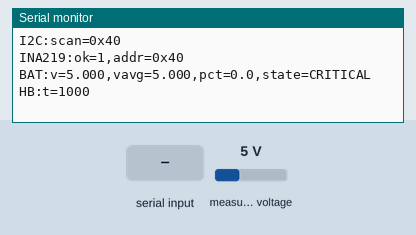
Simulated run of this sketch. Board: ESP32-S3. On the bench: the last lines printed to the serial monitor. The test bench sets the inputs (shaded band); at power-on: measured voltage 5 V.

Above: at 1.2 s.
1.3 s: measured voltage set to 0.3 V
At 2.7 s:
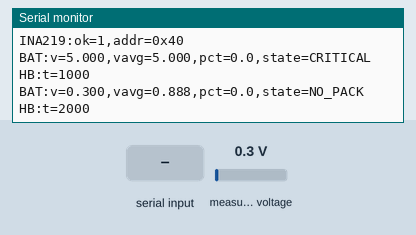
4.3 s: "PING\n" received over Serial
At 4.9 s:
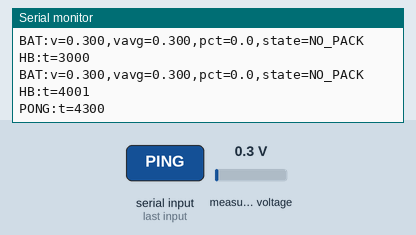
5.8 s: "STATUS\n" received over Serial
At 7.2 s:
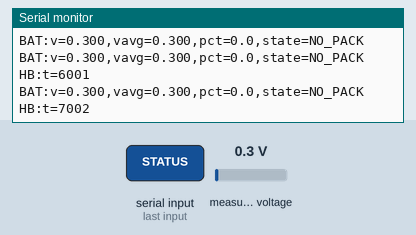
7.3 s: measured voltage set to 11.2 V
At 8.6 s:
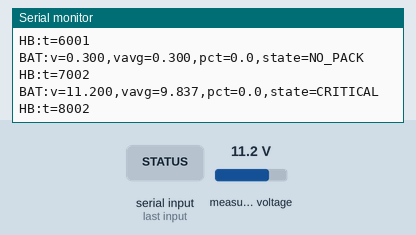
10.3 s: "1\n" received over Serial
At 10.9 s:
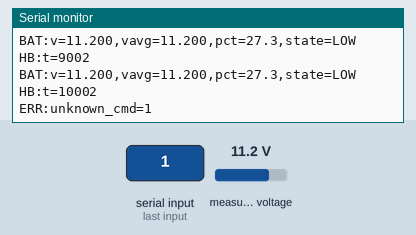
11.8 s: measured voltage set to 14.7 V
At 12.8 s:
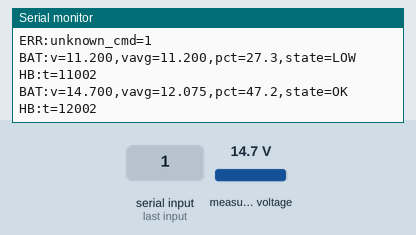
Timing chart, 0 to 14.8 s (numbered marks = the images above; inputs shaded):
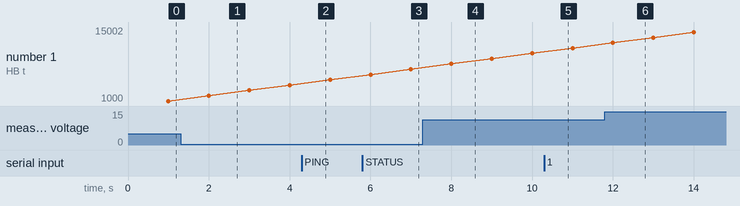

Measured:
- after the input at 1.3 s, the serial monitor: prints a new line after 0.70 s (image 1)
- after the input at 4.3 s, the serial monitor: prints a new line at once (image 2)
- after the input at 5.8 s, the serial monitor: prints a new line at once (image 3)
- after the input at 7.3 s, the serial monitor: prints a new line after 0.70 s (image 4)
- after the input at 10.3 s, the serial monitor: prints a new line at once (image 5)
- after the input at 11.8 s, the serial monitor: prints a new line after 0.20 s (image 6)
- plotted number 1: 5001 → 7002 after the input at 5.8 s

The sketch:

battery_monitor_s3.ino
```cpp
/*
 * ============================================================================
 * KPatrol — Battery Monitor (ESP32-S3 + INA219, Vbus-only mode) — DEPRECATED
 * ============================================================================
 *
 * !!! DEPRECATED — kept only as a standalone bench/diagnostic sketch !!!
 *
 * Production now consolidates the INA219 read into the single motor-controller
 * sketch:  firmware/controller_four_motors_mecanum/controller_four_motors_mecanum.ino
 * (look for #define INA219_ADDR and printBatteryCompact()).
 *
 * Only one ESP32-S3 ships on the robot, and it runs the motor + IMU + battery
 * firmware as one binary. This sketch remains useful for bench testing the
 * INA219 module in isolation when diagnosing wiring/I²C issues — but do NOT
 * flash it to the production board.
 *
 * Purpose (historical)
 *   Standalone firmware for a dedicated battery-monitor ESP32-S3.
 *   Reads bus voltage from INA219, applies a moving-average filter, classifies
 *   pack state for an LFP 4S battery, and streams telemetry over native USB
 *   serial to the Raspberry Pi at 115200 bps.
 *
 * Wiring (Vbus-only mode — NO current measurement)
 *   INA219 VCC   → ESP32-S3 3V3
 *   INA219 GND   → ESP32-S3 GND  (also tied to LFP pack GND)
 *   INA219 SDA   → ESP32-S3 GPIO 19
 *   INA219 SCL   → ESP32-S3 GPIO 20
 *   INA219 VIN+  ──┐
 *                  ├── shorted, both tied to LFP+ (12V bus) — 0 A through shunt
 *   INA219 VIN−  ──┘
 *
 *   The 0.1Ω / 2W on-module shunt sees ~0 A so we only trust getBusVoltage_V().
 *   NEVER place the shunt in series with the motor load — it will burn at >3 A.
 *
 * Telemetry (out, ASCII lines @ 115200, terminated by '\n')
 *   BOOT:battery-mon-s3-v1.0,sda=19,scl=20,addr=0x40
 *   HB:t=<ms_since_boot>                                — every 1 s
 *   BAT:v=<vbus>,vavg=<filtered>,pct=<percent>,state=<S> — every 1 s
 *   I2C:scan=<list>                                     — on demand / on retry
 *
 *   State S ∈ { NO_PACK | CRITICAL | LOW | OK | HIGH }
 *
 * Commands (in, ASCII lines, terminated by '\n' or '\r\n')
 *   PING        → PONG:t=<ms>
 *   STATUS      → emits a BAT line immediately + a short META line
 *   SCAN        → re-runs I2C scan
 *
 * LFP 4S pack thresholds (volts)
 *   V_EMPTY      = 10.0   (≈ 2.50 V/cell — hard cutoff)
 *   V_CRITICAL   = 10.4   (≈ 2.60 V/cell — stop motors, RTH)
 *   V_LOW        = 11.0   (≈ 2.75 V/cell — warn the operator)
 *   V_FULL       = 14.4   (≈ 3.60 V/cell — rest voltage when full)
 *   V_OVER       = 15.0   (above this → wrong pack / wrong wiring)
 *   Hysteresis   = 0.2 V on every transition (avoid flapping near boundary)
 *
 * Arduino IDE settings
 *   Board:   "ESP32S3 Dev Module"
 *   USB CDC On Boot: Enabled
 *   Upload Mode: UART0 (USB CDC will work after first boot)
 *   Upload Speed: 921600
 *   Flash Size: 4MB (or 8MB depending on module)
 *   PSRAM: Disabled
 *   Baud:    115200
 *   Library: "Adafruit INA219" by Adafruit (via Library Manager)
 *
 * ============================================================================
 */

#include <Wire.h>
#include <Adafruit_INA219.h>

// ─── Pin / bus config — MUST stay in sync with the main motor firmware ──────
#define I2C_SDA_PIN     19
#define I2C_SCL_PIN     20
#define I2C_FREQ_HZ     100000UL    // 100 kHz — safe for INA219
#define INA219_ADDR     0x40        // A0=A1=GND

// ─── LFP 4S pack thresholds (volts) ────────────────────────────────────────
static constexpr float V_EMPTY     = 10.0f;
static constexpr float V_CRITICAL  = 10.4f;
static constexpr float V_LOW       = 11.0f;
static constexpr float V_FULL      = 14.4f;
static constexpr float V_OVER      = 15.0f;
static constexpr float V_NO_PACK   = 1.0f;   // anything below = no battery
static constexpr float HYST_V      = 0.2f;

// ─── Cadence (ms) ──────────────────────────────────────────────────────────
static constexpr uint32_t SAMPLE_PERIOD_MS = 100;   // 10 Hz raw sample
static constexpr uint32_t EMIT_PERIOD_MS   = 1000;  // 1 Hz telemetry
static constexpr uint32_t HB_PERIOD_MS     = 1000;  // 1 Hz heartbeat
static constexpr uint32_t RETRY_PERIOD_MS  = 2000;  // recover after I2C failure

// ─── Moving-average filter ─────────────────────────────────────────────────
static constexpr uint8_t MA_WINDOW = 8;

enum PackState : uint8_t {
  STATE_NO_PACK  = 0,
  STATE_CRITICAL = 1,
  STATE_LOW      = 2,
  STATE_OK       = 3,
  STATE_HIGH     = 4,
};

static const char* state_name(PackState s) {
  switch (s) {
    case STATE_NO_PACK:  return "NO_PACK";
    case STATE_CRITICAL: return "CRITICAL";
    case STATE_LOW:      return "LOW";
    case STATE_OK:       return "OK";
    case STATE_HIGH:     return "HIGH";
  }
  return "?";
}

// ─── Globals ───────────────────────────────────────────────────────────────
Adafruit_INA219 ina219(INA219_ADDR);
bool      ina_ok          = false;
uint32_t  t_last_sample   = 0;
uint32_t  t_last_emit     = 0;
uint32_t  t_last_hb       = 0;
uint32_t  t_last_retry    = 0;

float     ma_buf[MA_WINDOW] = {0};
uint8_t   ma_idx            = 0;
uint8_t   ma_count          = 0;
float     vbus_last         = 0.0f;
float     vbus_avg          = 0.0f;
PackState state             = STATE_NO_PACK;

String    cmd_buf;

// ─── Battery % (linear approximation across V_EMPTY..V_FULL) ────────────────
//
// LFP discharge curve is famously flat (~13.2 V from 95% → 15%), so this
// linear mapping is intentionally conservative — it under-reports near the
// flat region. Acceptable for an "is the pack OK?" indicator; not a fuel gauge.
static float battery_pct_lfp4s(float vbus) {
  const float span = V_FULL - V_EMPTY;
  if (span <= 0.0f) return 0.0f;
  float p = (vbus - V_EMPTY) / span;
  if (p < 0.0f) p = 0.0f;
  if (p > 1.0f) p = 1.0f;
  return p * 100.0f;
}

// ─── State classifier with hysteresis ───────────────────────────────────────
//
// We require the voltage to cross the threshold by HYST_V before downgrading,
// and by HYST_V (the other way) before upgrading. Prevents flapping at the
// boundary when the pack sags under load and recovers.
static PackState classify(float v, PackState prev) {
  if (v < V_NO_PACK) return STATE_NO_PACK;

  // Use thresholds shifted by hysteresis depending on direction.
  switch (prev) {
    case STATE_NO_PACK:
      if (v >= V_NO_PACK + HYST_V) {
        if      (v >= V_OVER)     return STATE_HIGH;
        else if (v >= V_LOW)      return STATE_OK;
        else if (v >= V_CRITICAL) return STATE_LOW;
        else                      return STATE_CRITICAL;
      }
      return STATE_NO_PACK;

    case STATE_CRITICAL:
      if (v >= V_CRITICAL + HYST_V) return STATE_LOW;
      return STATE_CRITICAL;

    case STATE_LOW:
      if (v < V_CRITICAL - HYST_V) return STATE_CRITICAL;
      if (v >= V_LOW + HYST_V)     return STATE_OK;
      return STATE_LOW;

    case STATE_OK:
      if (v >= V_OVER)             return STATE_HIGH;
      if (v < V_LOW - HYST_V)      return STATE_LOW;
      return STATE_OK;

    case STATE_HIGH:
      if (v < V_OVER - HYST_V)     return STATE_OK;
      return STATE_HIGH;
  }
  return prev;
}

// ─── MA filter push ────────────────────────────────────────────────────────
static float ma_push(float v) {
  ma_buf[ma_idx] = v;
  ma_idx = (ma_idx + 1) % MA_WINDOW;
  if (ma_count < MA_WINDOW) ma_count++;
  float sum = 0.0f;
  for (uint8_t i = 0; i < ma_count; i++) sum += ma_buf[i];
  return sum / (float)ma_count;
}

// ─── I2C scan (emits a single I2C:scan=... line) ────────────────────────────
static void i2c_scan_emit() {
  String s = "I2C:scan=";
  uint8_t count = 0;
  for (uint8_t addr = 0x03; addr < 0x78; addr++) {
    Wire.beginTransmission(addr);
    if (Wire.endTransmission() == 0) {
      if (count > 0) s += ",";
      char buf[6];
      snprintf(buf, sizeof(buf), "0x%02X", addr);
      s += buf;
      count++;
    }
  }
  if (count == 0) s += "none";
  Serial.println(s);
}

// ─── Try to (re)init INA219 ────────────────────────────────────────────────
static bool init_ina219() {
  if (ina219.begin(&Wire)) {
    // 32V / 2A range — we don't use current readings but calibration is needed
    // for the library to compute getBusVoltage_V() correctly.
    ina219.setCalibration_32V_2A();
    return true;
  }
  return false;
}

// ─── Command handler ───────────────────────────────────────────────────────
static void emit_bat() {
  float pct = battery_pct_lfp4s(vbus_avg);
  Serial.printf("BAT:v=%.3f,vavg=%.3f,pct=%.1f,state=%s\n",
                vbus_last, vbus_avg, pct, state_name(state));
}

static void emit_status() {
  Serial.printf("META:fw=battery-mon-s3-v1.0,uptime=%lu,ina_ok=%d,ma=%d\n",
                (unsigned long)millis(), (int)ina_ok, (int)ma_count);
  emit_bat();
}

static void handle_cmd(const String& cmd) {
  if (cmd.length() == 0) return;
  if (cmd == "PING") {
    Serial.printf("PONG:t=%lu\n", (unsigned long)millis());
  } else if (cmd == "STATUS") {
    emit_status();
  } else if (cmd == "SCAN") {
    i2c_scan_emit();
  } else {
    Serial.printf("ERR:unknown_cmd=%s\n", cmd.c_str());
  }
}

static void poll_serial() {
  while (Serial.available()) {
    char c = (char)Serial.read();
    if (c == '\r') continue;
    if (c == '\n') {
      cmd_buf.trim();
      handle_cmd(cmd_buf);
      cmd_buf = "";
    } else {
      if (cmd_buf.length() < 64) cmd_buf += c;
      else cmd_buf = "";   // drop oversized junk
    }
  }
}

// ─── Setup ─────────────────────────────────────────────────────────────────
void setup() {
  Serial.begin(115200);
  // USB-CDC needs a moment to enumerate; don't block forever.
  uint32_t t0 = millis();
  while (!Serial && (millis() - t0) < 2000) { delay(10); }

  Serial.println();
  Serial.printf("BOOT:battery-mon-s3-v1.0,sda=%d,scl=%d,addr=0x%02X\n",
                I2C_SDA_PIN, I2C_SCL_PIN, INA219_ADDR);

  Wire.begin(I2C_SDA_PIN, I2C_SCL_PIN, I2C_FREQ_HZ);
  delay(50);
  i2c_scan_emit();

  ina_ok = init_ina219();
  if (ina_ok) {
    Serial.printf("INA219:ok=1,addr=0x%02X\n", INA219_ADDR);
  } else {
    Serial.printf("INA219:ok=0,addr=0x%02X,reason=begin_failed\n", INA219_ADDR);
  }
}

// ─── Loop ──────────────────────────────────────────────────────────────────
void loop() {
  uint32_t now = millis();

  // 1) Always service commands first — keeps PING latency low.
  poll_serial();

  // 2) Retry INA219 if not initialised.
  if (!ina_ok && (now - t_last_retry >= RETRY_PERIOD_MS)) {
    t_last_retry = now;
    if (init_ina219()) {
      ina_ok = true;
      Serial.printf("INA219:recovered,addr=0x%02X\n", INA219_ADDR);
    }
  }

  // 3) Sample INA219 at 10 Hz.
  if (ina_ok && (now - t_last_sample >= SAMPLE_PERIOD_MS)) {
    t_last_sample = now;
    vbus_last = ina219.getBusVoltage_V();
    // INA219 can briefly return ridiculous values during I2C glitches; clamp.
    if (vbus_last < 0.0f)   vbus_last = 0.0f;
    if (vbus_last > 40.0f)  vbus_last = 40.0f;
    vbus_avg = ma_push(vbus_last);
    state = classify(vbus_avg, state);
  } else if (!ina_ok) {
    // No INA219 → keep state at NO_PACK so downstream sees the failure.
    state = STATE_NO_PACK;
  }

  // 4) Emit BAT telemetry at 1 Hz.
  if (now - t_last_emit >= EMIT_PERIOD_MS) {
    t_last_emit = now;
    if (ina_ok) emit_bat();
    else        Serial.println("BAT:v=0.000,vavg=0.000,pct=0.0,state=NO_PACK");
  }

  // 5) Heartbeat at 1 Hz (offset by half period so it never lines up with BAT).
  if (now - t_last_hb >= HB_PERIOD_MS) {
    t_last_hb = now;
    Serial.printf("HB:t=%lu\n", (unsigned long)now);
  }
}
```
